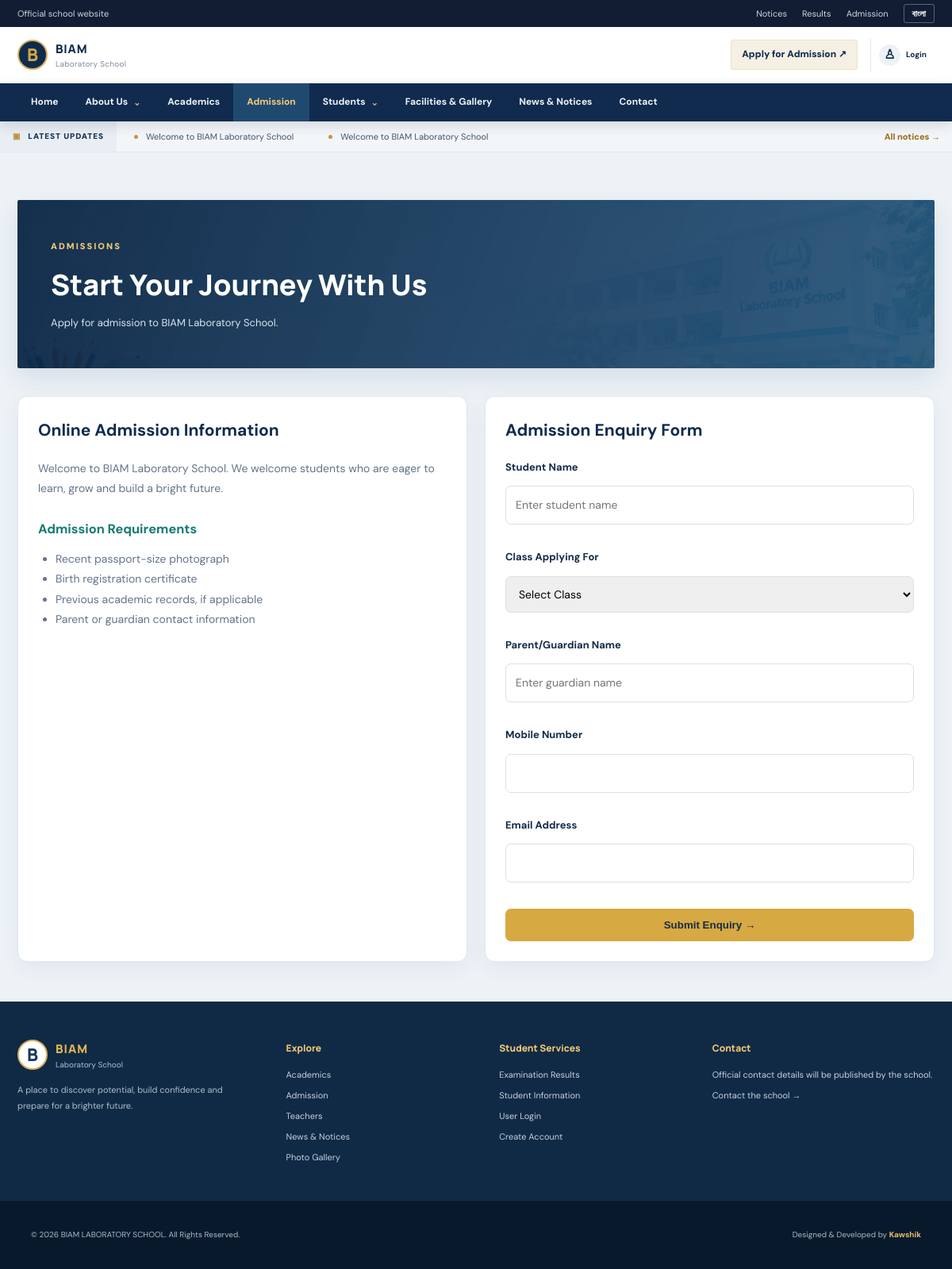
Page /admission.php on the committed database.
### tables this page shows
CREATE TABLE IF NOT EXISTS notices (
  id INT AUTO_INCREMENT PRIMARY KEY,
  title_en VARCHAR(255) NOT NULL,
  title_bn VARCHAR(255) NOT NULL DEFAULT '',
  body_en TEXT,
  body_bn TEXT,
  publish_date DATE NOT NULL,
  is_published TINYINT(1) DEFAULT 1,
  created_at TIMESTAMP DEFAULT CURRENT_TIMESTAMP
);

CREATE TABLE IF NOT EXISTS page_content (
  id INT AUTO_INCREMENT PRIMARY KEY,
  page_key VARCHAR(100) NOT NULL UNIQUE,
  title_en VARCHAR(255),
  title_bn VARCHAR(255),
  body_en LONGTEXT,
  body_bn LONGTEXT,
  updated_at TIMESTAMP DEFAULT CURRENT_TIMESTAMP ON UPDATE CURRENT_TIMESTAMP
);

CREATE TABLE IF NOT EXISTS settings (
  setting_key VARCHAR(100) PRIMARY KEY,
  setting_value TEXT NOT NULL
);

### config.php (called while the page is built, shortened)
<?php
function db(): PDO
{
    static $pdo = null;
    if (!$pdo) $pdo = new PDO('mysql:host=' . DB_HOST . ';dbname=' . DB_NAME . ';charset=utf8mb4', DB_USER, DB_PASS, [PDO::ATTR_ERRMODE => PDO::ERRMODE_EXCEPTION, PDO::ATTR_DEFAULT_FETCH_MODE => PDO::FETCH_ASSOC, PDO::ATTR_EMULATE_PREPARES => false]);
    return $pdo;
}
function e($value): string
{
    return htmlspecialchars((string)$value, ENT_QUOTES, 'UTF-8');
}
function setting(string $key, string $fallback = ''): string
{
    try {
        $q = db()->prepare('SELECT setting_value FROM settings WHERE setting_key=?');
        $q->execute([$key]);
        $v = $q->fetchColumn();
        return $v !== false ? (string)$v : $fallback;
    } catch (Throwable $ex) {
        return $fallback;
    }
}
function page_content(string $key, array $fallback = []): array
{
    try {
        $q = db()->prepare('SELECT title_en,title_bn,body_en,body_bn FROM page_content WHERE page_key=?');
        $q->execute([$key]);
        $r = $q->fetch();
        return $r ?: $fallback;
    } catch (Throwable $e) {
        return $fallback;
    }
}

### admission.php (the view, shortened to what this page needs)
<?php require_once 'config.php';
$c = page_content('admission', ['title_en' => 'Start Your Journey With Us', 'title_bn' => 'আমাদের সঙ্গে আপনার যাত্রা শুরু করুন', 'body_en' => 'Apply for admission to BIAM Laboratory School.', 'body_bn' => 'বিয়াম ল্যাবরেটরি স্কুলে ভর্তির জন্য আবেদন করুন।']);
include 'includes/header.php'; ?><main class="container admission-page">
    <section class="page-banner"><span data-en="ADMISSIONS" data-bn="ভর্তি">ADMISSIONS</span>
        <h1 data-en="<?= e($c['title_en']) ?>" data-bn="<?= e($c['title_bn'] ?: $c['title_en']) ?>"><?= e($c['title_en']) ?></h1>
        <p data-en="<?= e($c['body_en']) ?>" data-bn="<?= e($c['body_bn'] ?: $c['body_en']) ?>"><?= e($c['body_en']) ?></p>
    </section>
    <section class="admission-content">
        <div class="admission-intro">
            <h2 data-en="Online Admission Information" data-bn="অনলাইন ভর্তি সংক্রান্ত তথ্য">Online Admission Information</h2>
            <p data-en="Welcome to BIAM Laboratory School. We welcome students who are eager to learn, grow and build a bright future." data-bn="বিয়াম ল্যাবরেটরি স্কুলে স্বাগতম। আমরা আগ্রহী শিক্ষার্থীদের স্বাগত জানাই, যারা শিখতে, বেড়ে উঠতে এবং উজ্জ্বল ভবিষ্যৎ গড়তে চায়।">Welcome to BIAM Laboratory School. We welcome students who are eager to learn, grow and build a bright future.</p>
            <h3 data-en="Admission Requirements" data-bn="ভর্তির প্রয়োজনীয় কাগজপত্র">Admission Requirements</h3>
            <ul>
                <li data-en="Recent passport-size photograph" data-bn="সাম্প্রতিক পাসপোর্ট সাইজের ছবি">Recent passport-size photograph</li>
                <li data-en="Birth registration certificate" data-bn="জন্ম নিবন্ধন সনদ">Birth registration certificate</li>
                <li data-en="Previous academic records, if applicable" data-bn="প্রযোজ্য ক্ষেত্রে পূর্ববর্তী শিক্ষাগত তথ্য">Previous academic records, if applicable</li>
                <li data-en="Parent or guardian contact information" data-bn="অভিভাবকের যোগাযোগের তথ্য">Parent or guardian contact information</li>
            </ul>
        </div>
        <div class="admission-form-box">
            <h2 data-en="Admission Enquiry Form" data-bn="ভর্তি অনুসন্ধান ফরম">Admission Enquiry Form</h2><form method="post"><label data-en="Student Name" data-bn="শিক্ষার্থীর নাম">Student Name</label><input name="student_name" placeholder="Enter student name" required><label data-en="Class Applying For" data-bn="যে শ্রেণিতে ভর্তি হতে ইচ্ছুক">Class Applying For</label><select name="class_name" required>
                    <option value="" data-en="Select Class" data-bn="শ্রেণি নির্বাচন করুন">Select Class</option>
                </select><label data-en="Parent/Guardian Name" data-bn="অভিভাবকের নাম">Parent/Guardian Name</label><input name="guardian_name" placeholder="Enter guardian name" required><label data-en="Mobile Number" data-bn="মোবাইল নম্বর">Mobile Number</label><input name="mobile" required><label data-en="Email Address" data-bn="ইমেইল ঠিকানা">Email Address</label><input type="email" name="email"><button class="admission-submit" data-en="Submit Enquiry →" data-bn="অনুসন্ধান জমা দিন →">Submit Enquiry →</button></form>
        </div>
    </section>
</main><?php include 'includes/footer.php'; ?>

### includes/header.php (shortened to what this page needs)
<?php
require_once __DIR__ . '/../config.php';
$currentPage = basename($_SERVER['PHP_SELF'] ?? 'index.php');
$lang = (($_COOKIE['biam-language'] ?? 'en') === 'bn') ? 'bn' : 'en';
$phone = setting('phone', '');
$email = setting('email', '');
if (stripos($email, 'please update') !== false) $email = '';
if (stripos($phone, 'please update') !== false) $phone = '';
try {
  $tickerRows = db()->query("SELECT id,title_en,title_bn FROM notices WHERE is_published=1 ORDER BY publish_date DESC,id DESC LIMIT 6")->fetchAll();
} catch (Throwable $ex) {
  $tickerRows = [];
}
function nav_active(string $file, string $currentPage): string
{
  return $file === $currentPage ? ' is-active' : '';
}
?>
<!doctype html>
<html lang="<?= e($lang) ?>">
<head>
  <link rel="stylesheet" href="assets/css/style.css">
</head>
<body>
  <div class="utility-bar">
    <div class="container utility-inner">
      <div class="utility-contact">
        <?php if (!$email && !$phone): ?><span data-en="Official school website" data-bn="বিদ্যালয়ের অফিসিয়াল ওয়েবসাইট">Official school website</span><?php endif; ?>
      </div>
      <div class="utility-actions">
        <a href="notices.php" data-en="Notices" data-bn="নোটিশ">Notices</a>
        <a href="results.php" data-en="Results" data-bn="ফলাফল">Results</a>
        <a href="admission.php" data-en="Admission" data-bn="ভর্তি">Admission</a>
        <button id="languageToggle" class="language-toggle" type="button" aria-label="Change language">বাংলা</button>
      </div>
    </div>
  </div>
  <header class="compact-header">
    <div class="container compact-header-inner">
      <a href="index.php" class="brand-compact" aria-label="BIAM Laboratory School home">
        <span class="brand-symbol" aria-hidden="true">B</span>
        <span class="brand-wordmark"><strong data-en="BIAM" data-bn="বিয়াম">BIAM</strong><small data-en="Laboratory School" data-bn="ল্যাবরেটরি স্কুল">Laboratory School</small></span>
      </a>
      <div class="header-quick-actions">
        <a class="quick-admission" href="admission.php" data-en="Apply for Admission" data-bn="ভর্তির আবেদন">Apply for Admission <span aria-hidden="true">↗</span></a>
        <a class="header-login" href="portal/login.php" aria-label="Login" title="Login"><span aria-hidden="true">♙</span><small data-en="Login" data-bn="লগইন">Login</small></a>
      </div>
    </div>
  </header>
  <nav class="institution-nav" aria-label="Main navigation">
    <div class="container nav-shell">
      <ul id="primaryNav" class="primary-nav">
        <li><a class="nav-link<?= nav_active('index.php', $currentPage) ?>" href="index.php" data-en="Home" data-bn="হোম">Home</a></li>
        <li class="nav-dropdown">
          <details>
            <summary data-en="About Us" data-bn="আমাদের সম্পর্কে">About Us</summary>
          </details>
        </li>
        <li><a class="nav-link<?= nav_active('academics.php', $currentPage) ?>" href="academics.php" data-en="Academics" data-bn="একাডেমিক">Academics</a></li>
        <li><a class="nav-link<?= nav_active('admission.php', $currentPage) ?>" href="admission.php" data-en="Admission" data-bn="ভর্তি">Admission</a></li>
        <li class="nav-dropdown">
          <details>
            <summary data-en="Students" data-bn="শিক্ষার্থী">Students</summary>
          </details>
        </li>
        <li><a class="nav-link<?= nav_active('gallery.php', $currentPage) ?>" href="gallery.php" data-en="Facilities & Gallery" data-bn="সুযোগ-সুবিধা ও গ্যালারি">Facilities &amp; Gallery</a></li>
        <li><a class="nav-link<?= nav_active('notices.php', $currentPage) ?>" href="notices.php" data-en="News & Notices" data-bn="খবর ও নোটিশ">News &amp; Notices</a></li>
        <li><a class="nav-link<?= nav_active('contact.php', $currentPage) ?>" href="contact.php" data-en="Contact" data-bn="যোগাযোগ">Contact</a></li>
      </ul>
    </div>
  </nav>
  <div class="notice-ticker" aria-label="Latest school notices">
    <div class="ticker-label"><span aria-hidden="true">▣</span><span data-en="LATEST UPDATES" data-bn="সর্বশেষ আপডেট">LATEST UPDATES</span></div>
    <div class="ticker-window">
      <?php if ($tickerRows): ?>
        <div class="ticker-track">
          <?php foreach ([0, 1] as $copy): ?><div class="ticker-group" <?= $copy ? 'aria-hidden="true"' : '' ?>>
              <?php foreach ($tickerRows as $item): ?><span class="ticker-item"><i aria-hidden="true"></i><span data-en="<?= e($item['title_en']) ?>" data-bn="<?= e($item['title_bn'] ?: $item['title_en']) ?>"><?= e($item['title_en']) ?></span></span><?php endforeach; ?>
            </div><?php endforeach; ?>
        </div>
      <?php else: ?>
        <div class="ticker-static" data-en="School notices and important announcements will appear here." data-bn="বিদ্যালয়ের নোটিশ ও গুরুত্বপূর্ণ ঘোষণা এখানে প্রকাশিত হবে।">School notices and important announcements will appear here.</div>
      <?php endif; ?>
    </div>
    <a class="ticker-more" href="notices.php" data-en="All notices →" data-bn="সব নোটিশ →">All notices →</a>
  </div>

### includes/footer.php (shortened to what this page needs)
<?php
$footerAddress = setting('address', '');
$footerEmail = setting('email', '');
$footerPhone = setting('phone', '');
?>
<footer class="site-footer">
  <div class="footer-main">
    <div class="container footer-grid">
      <div class="footer-intro">
        <a href="index.php" class="footer-brand"><span class="brand-symbol">B</span><span><strong>BIAM</strong><small data-en="Laboratory School" data-bn="ল্যাবরেটরি স্কুল">Laboratory School</small></span></a>
        <p data-en="A place to discover potential, build confidence and prepare for a brighter future." data-bn="মেধা আবিষ্কার, আত্মবিশ্বাস গঠন এবং উজ্জ্বল ভবিষ্যতের প্রস্তুতির শিক্ষাঙ্গন।">A place to discover potential, build confidence and prepare for a brighter future.</p>
      </div>
      <div class="footer-column"><h3 data-en="Explore" data-bn="এক নজরে">Explore</h3><a href="academics.php" data-en="Academics" data-bn="একাডেমিক">Academics</a><a href="admission.php" data-en="Admission" data-bn="ভর্তি">Admission</a><a href="teachers.php" data-en="Teachers" data-bn="শিক্ষকমণ্ডলী">Teachers</a><a href="notices.php" data-en="News & Notices" data-bn="খবর ও নোটিশ">News &amp; Notices</a><a href="gallery.php" data-en="Photo Gallery" data-bn="ফটো গ্যালারি">Photo Gallery</a></div>
      <div class="footer-column"><h3 data-en="Student Services" data-bn="শিক্ষার্থী সেবা">Student Services</h3><a href="results.php" data-en="Examination Results" data-bn="পরীক্ষার ফলাফল">Examination Results</a><a href="students.php" data-en="Student Information" data-bn="শিক্ষার্থী তথ্য">Student Information</a><a href="portal/login.php" data-en="User Login" data-bn="ইউজার লগইন">User Login</a><a href="portal/register.php" data-en="Create Account" data-bn="অ্যাকাউন্ট তৈরি">Create Account</a></div>
      <div class="footer-column footer-contact"><h3 data-en="Contact" data-bn="যোগাযোগ">Contact</h3><?php if ($footerAddress): ?><p>⌖ <?= e($footerAddress) ?></p><?php endif; ?>
        <?php if (!$footerAddress && !$footerEmail && !$footerPhone): ?><p data-en="Official contact details will be published by the school." data-bn="বিদ্যালয় কর্তৃপক্ষের পক্ষ থেকে অফিসিয়াল যোগাযোগের তথ্য প্রকাশ করা হবে।">Official contact details will be published by the school.</p><?php endif; ?><a href="contact.php" data-en="Contact the school →" data-bn="বিদ্যালয়ে যোগাযোগ করুন →">Contact the school →</a></div>
    </div>
  </div>
  <div class="footer-bottom"><div class="container footer-bottom-inner"><p>© <?= date('Y') ?> <?= e(setting('school_name', 'BIAM Laboratory School')) ?>. <span data-en="All Rights Reserved." data-bn="সর্বস্বত্ব সংরক্ষিত।">All Rights Reserved.</span></p><p><span data-en="Designed & Developed by" data-bn="ওয়েবসাইট তৈরি করেছেন">Designed &amp; Developed by</span> <strong>Kawshik</strong></p></div></div>
</footer>
</body>
</html>

### rows in the picture
notices: title_en "Welcome to BIAM Laboratory School"
page_content: title_en "Start Your Journey With Us", body_en "Apply for admission to BIAM Laboratory School."
settings: setting_value "BIAM LABORATORY SCHOOL"
